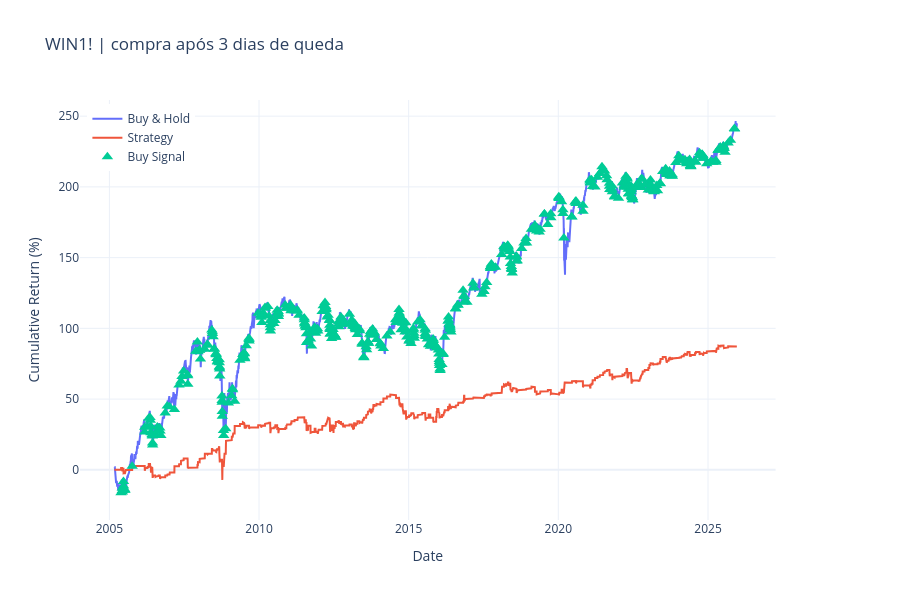

Write notebook code for a chart like this one.
### Code cell
# =========================
# PLOT
# =========================
fig = make_subplots(
    rows=1,
    cols=1,
    shared_xaxes=True,
    specs=[[{"secondary_y": True}]]
)

# Buy & Hold
fig.add_trace(
    go.Scatter(
        x=df.index,
        y=df["buy_hold"] * 100,
        name="Buy & Hold",
        line=dict(width=2)
    ),
    secondary_y=False
)

# Strategy
fig.add_trace(
    go.Scatter(
        x=df.index,
        y=df["strategy"] * 100,
        name="Strategy",
        line=dict(width=2)
    ),
    secondary_y=False
)


mask = df["position"] == 1

fig.add_trace(
    go.Scatter(
        x=df.index[mask],
        y=df.loc[mask, "buy_hold"]*100,
        mode="markers",
        name="Buy Signal",
        marker=dict(
            symbol="triangle-up",
            size=10
        )
    ),
    secondary_y=False
)

# Layout
fig.update_layout(
    title=f"{ticker} | compra após {n} dias de queda",
    xaxis_title="Date",
    yaxis_title="Cumulative Return (%)",
    yaxis2_title="Position",
    legend=dict(x=0.01, y=0.99),
    template="plotly_white",
    height=600
)

# Ajuste do eixo secundário
fig.update_yaxes(range=[-0.05, 1.05], secondary_y=True)

fig.show()

### Figure 1 — Plotly figure (JSON) as saved in the notebook; plotly's stock layout.template omitted (floating-point values rounded to 4 significant figures; data arrays with more than 128 entries replaced by an {"elided": "..."} marker saying what was removed)
{"data": [{"line": {"width": 2}, "name": "Buy & Hold", "type": "scatter", "x": {"elided": "5133 str values"}, "xaxis": "x", "y": {"elided": "5133 float values"}, "yaxis": "y"}, {"line": {"width": 2}, "name": "Strategy", "type": "scatter", "x": {"elided": "5133 str values"}, "xaxis": "x", "y": {"elided": "5133 float values"}, "yaxis": "y"}, {"marker": {"size": 10, "symbol": "triangle-up"}, "mode": "markers", "name": "Buy Signal", "type": "scatter", "x": {"elided": "522 str values"}, "xaxis": "x", "y": {"elided": "522 float values"}, "yaxis": "y"}], "layout": {"height": 600, "legend": {"x": 0.01, "y": 0.99}, "title": {"text": "WIN1! | compra após 3 dias de queda"}, "xaxis": {"anchor": "y", "domain": [0, 0.94], "title": {"text": "Date"}}, "yaxis": {"anchor": "x", "domain": [0, 1], "title": {"text": "Cumulative Return (%)"}}, "yaxis2": {"anchor": "x", "overlaying": "y", "range": [-0.05, 1.05], "side": "right", "title": {"text": "Position"}}}}
